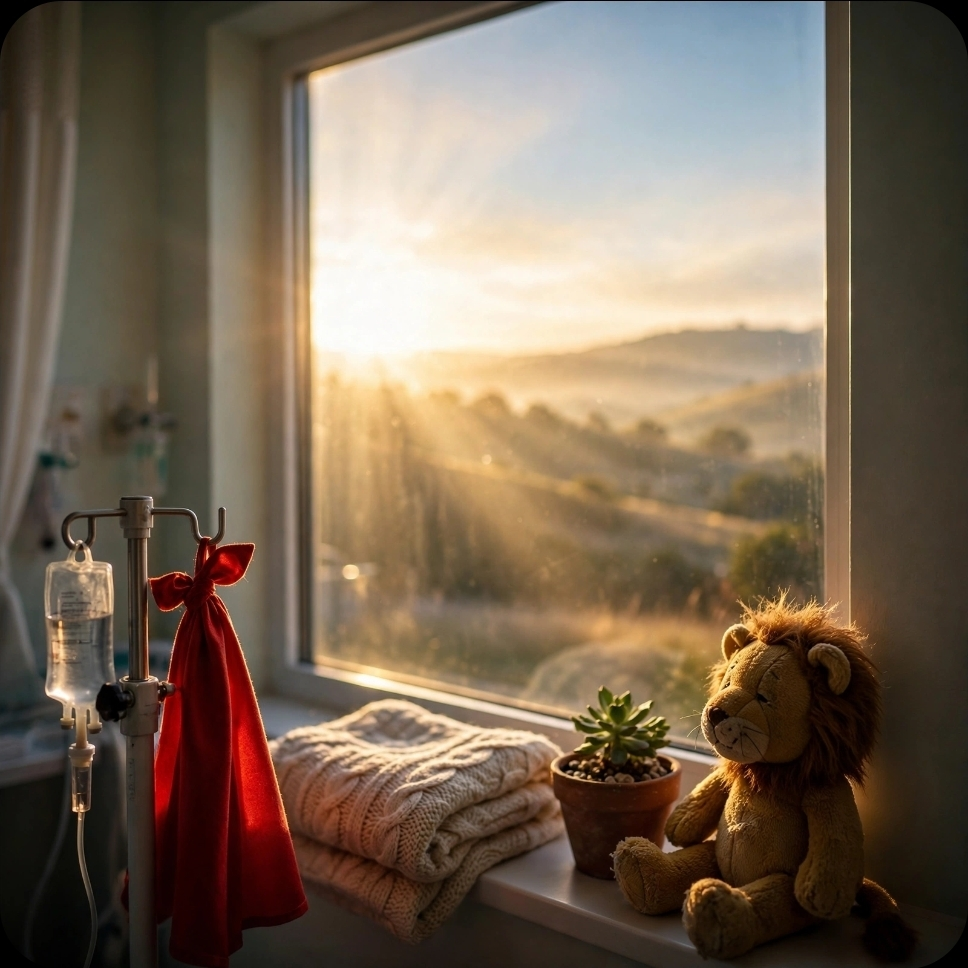
#> input picture pipeline/songs/lions_heart/scene_src.jpg, 968 x 968 px, given in place of scene_x4.png, which was not available
$ python bday_share_card.py out.png
#> lines starting #> are read from the running program, lines starting #| are printed output that depends on the picture; pictures that were not available may be replaced by others from this repository, and a replacement may not be noted
#!/usr/bin/env python3
"""Shareable Facebook birthday card (1080x1350) for It's Your Birthday: club scene, no portrait, neon HAPPY BIRTHDAY."""
import numpy as np, cv2, sys
from PIL import Image, ImageDraw, ImageFont
D = '/home/claude/songs/its_your_birthday'; W, H = 1080, 1350
BLACK = '/usr/share/fonts/opentype/inter/Inter-Black.otf'; SB = '/usr/share/fonts/opentype/inter/Inter-SemiBold.otf'
def hexc(h):
    h = h.lstrip('#'); return np.array([int(h[4:6], 16), int(h[2:4], 16), int(h[0:2], 16)], np.float32)
sc = cv2.imread(f'{D}/scene_x4.png'); sc = cv2.resize(sc, (H, H), interpolation=cv2.INTER_AREA).astype(np.float32)
#> further down, sc is the input picture: shape (968, 968, 3); mean B, G, R 84.2, 101.8, 118.6
x0 = int(0.52 * H - W / 2); img = sc[:, x0:x0 + W].copy()
yy, xx = np.mgrid[0:H, 0:W].astype(np.float32)
# darken the middle band where the text sits
band = np.exp(-((yy - 0.42 * H) / (0.24 * H)) ** 2)
img *= (1 - 0.45 * band)[..., None]
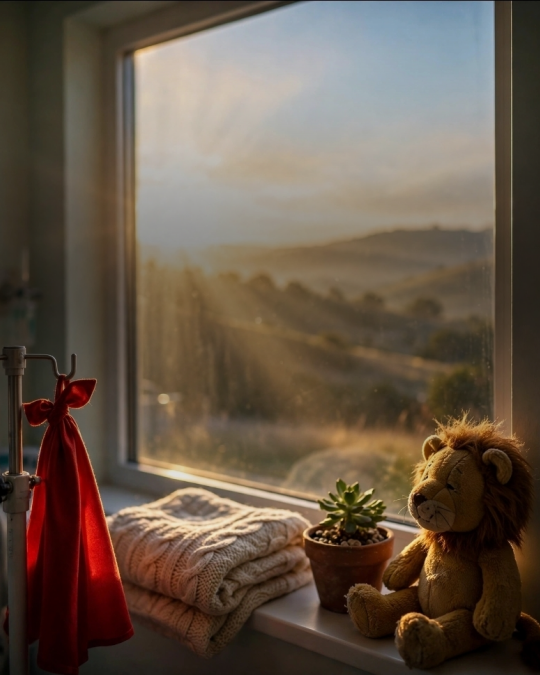
#> img: shape (1350, 1080, 3) float32 (shown at 1/2 size); mean B, G, R 72, 86.3, 101.9
img *= (1 - 0.35 * np.clip((yy - 0.85 * H) / (0.15 * H), 0, 1))[..., None]
def mask(fn):
    m = Image.new('L', (W, H), 0); fn(ImageDraw.Draw(m)); return np.asarray(m, np.float32) / 255
def styled(img, A, ft, fb, outline, ow, top, bot, glow_col=None, glow=0.0, gs=26):
    A_out = cv2.GaussianBlur(cv2.dilate(A, cv2.getStructuringElement(cv2.MORPH_ELLIPSE, (2 * ow + 1, 2 * ow + 1))), (0, 0), 0.8)
    if glow:
        g = cv2.GaussianBlur(A_out, (0, 0), gs) * glow; img = img + g[..., None] * hexc(glow_col)
    sh = cv2.GaussianBlur(np.roll(np.roll(A_out, 8, 0), 5, 1), (0, 0), 8) * 0.6
    img = img * (1 - sh[..., None]); img = img * (1 - A_out[..., None]) + hexc(outline) * A_out[..., None]
    t = np.clip((yy - top) / max(1, bot - top), 0, 1)[..., None]
    col = hexc(ft) * (1 - t) + hexc(fb) * t
    gy, gx = np.gradient(cv2.GaussianBlur(A, (0, 0), 3)); col = col + np.clip(-(gx * 0.6 + gy * 0.8) * 9, -1, 1)[..., None] * 60
    return img * (1 - A[..., None]) + np.clip(col, 0, 255) * A[..., None]
d0 = ImageDraw.Draw(Image.new('L', (8, 8)))
def fit(text, font, maxw, start):
    for sz in range(start, 20, -2):
        f = ImageFont.truetype(font, sz)
        if d0.textlength(text, font=f) <= maxw: return f
def center(text, f, y):
    w = d0.textlength(text, font=f); return mask(lambda d: d.text(((W - w) / 2, y), text, font=f, fill=255, anchor='ls'))
f1 = fit('HAPPY', BLACK, W * 0.78, 300); f2 = fit('BIRTHDAY!', BLACK, W * 0.86, 300)
y1, y2 = 0.37 * H, 0.37 * H + f2.size * 0.98
img = styled(img, center('HAPPY', f1, y1), '#fff3c4', '#ffb21f', '#3a0640', 9, y1 - f1.size * 0.72, y1, '#ff3fc8', 1.0)
#> in mask, `m = Image.new('L', (W, H), 0)`: m: PIL image 1080x1350 L; every value is 0
img = styled(img, center('BIRTHDAY!', f2, y2), '#fff3c4', '#ffb21f', '#3a0640', 9, y2 - f2.size * 0.72, y2, '#ff3fc8', 1.0)
#> call 2 of styled, with ft = '#fff3c4', fb = '#ffb21f', outline = '#3a0640', ow = 9, top = 542.1, bot = 660.2, glow_col = '#ff3fc8', glow = 1
#> in styled (call 2), `img = img + g[..., None] * hexc(glow_col)`:
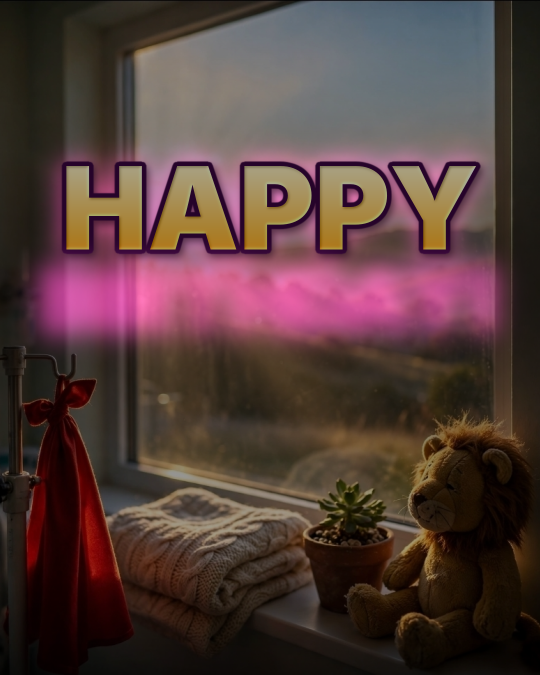
#> img: shape (1350, 1080, 3) float32 (shown at 1/2 size); mean of channels 0, 1, 2 87.2, 91.4, 125.9; drawn with min black and max white
#> in styled (call 2), `col = col + np.clip(-(gx * 0.6 + gy * 0.8) * 9, -1, 1)[..., None] * 60`:
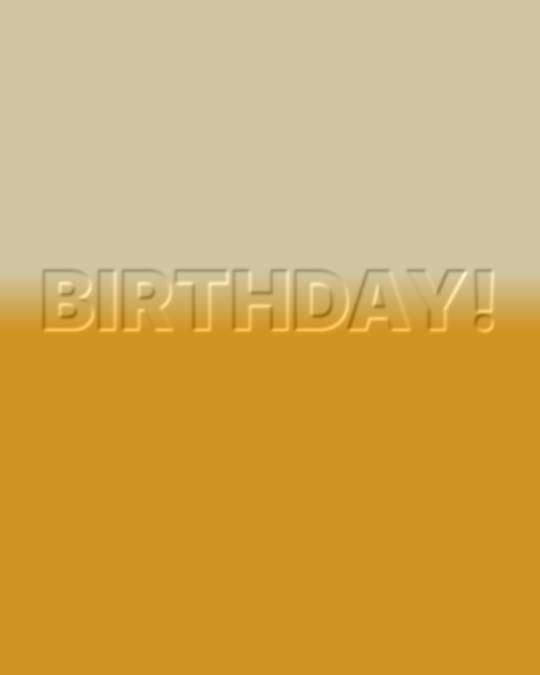
#> col: shape (1350, 1080, 3) float32 (shown at 1/2 size); mean of channels 0, 1, 2 104.4, 207.4, 255.9; drawn with min black and max white
#> in styled (call 2), `return img * (1 - A[..., None]) + np.clip(col, 0, 255) * A[..., None]`:
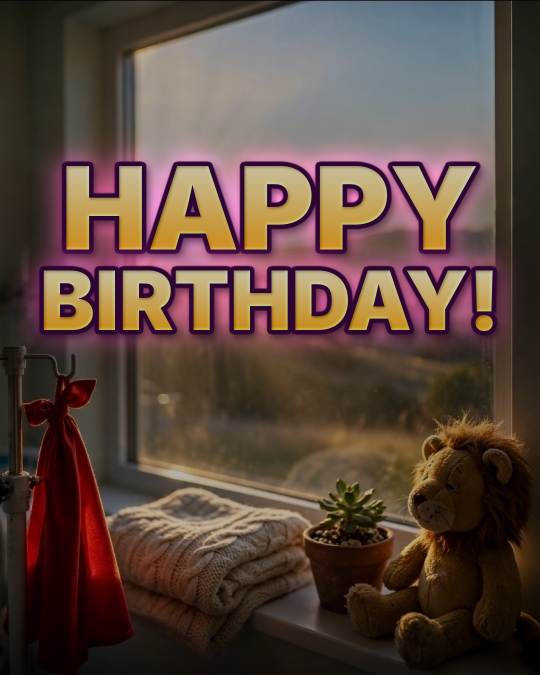
#> returned value: shape (1350, 1080, 3) float32 (shown at 1/2 size); mean of channels 0, 1, 2 78.6, 91.1, 116.9; drawn with min black and max white
f3 = ImageFont.truetype(SB, 46); y3 = y2 + 95
img = styled(img, center("Turn it up. It's your day.", f3, y3), '#ffffff', '#ffe3f6', '#3a0640', 4, y3 - 34, y3, '#5ad7ff', 0.5, 14)
#> call 3 of styled, with ft = '#ffffff', fb = '#ffe3f6', outline = '#3a0640', ow = 4, top = 721.2, bot = 755.2, glow_col = '#5ad7ff', glow = 0.5
#> in styled (call 3), `gy, gx = np.gradient(cv2.GaussianBlur(A, (0, 0), 3))`:
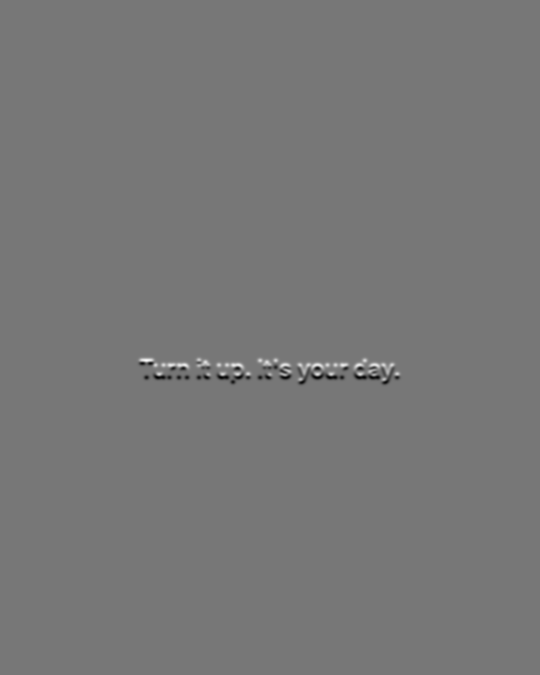
#> gy: shape (1350, 1080) float32 (shown at 1/2 size); min -0.107, max 0.121, mean -2.61e-13; drawn with min black and max white
#> in styled (call 3), `col = col + np.clip(-(gx * 0.6 + gy * 0.8) * 9, -1, 1)[..., None] * 60`:
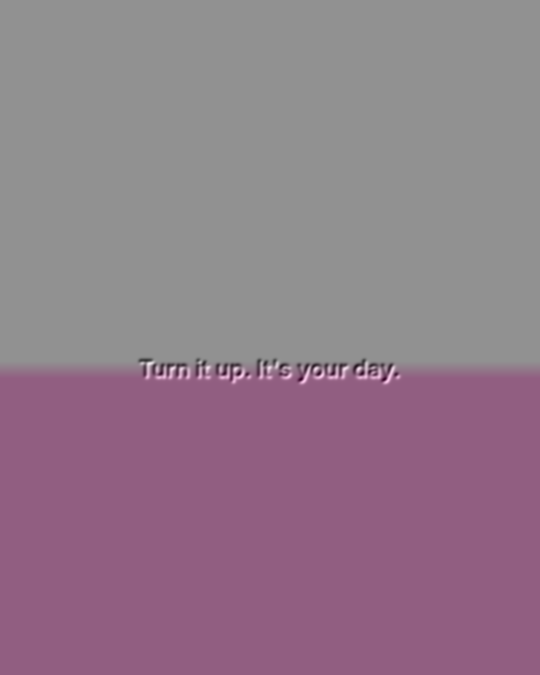
#> col: shape (1350, 1080, 3) float32 (shown at 1/2 size); mean of channels 0, 1, 2 253.1, 241.5, 255.9; drawn with min black and max white
f4 = ImageFont.truetype(SB, 34); y4 = 0.93 * H
img = styled(img, center("It's Your Birthday  ·  Zachary Patzer", f4, y4), '#ffffff', '#ffe3f6', '#1a0420', 3, y4 - 26, y4)
#> call 4 of styled, with ft = '#ffffff', fb = '#ffe3f6', outline = '#1a0420', ow = 3, top = 1229.5, bot = 1255.5, glow = 0, gs = 26
#> in styled (call 4), `sh = cv2.GaussianBlur(np.roll(np.roll(A_out, 8, 0), 5, 1), (0, 0), 8) ..`:
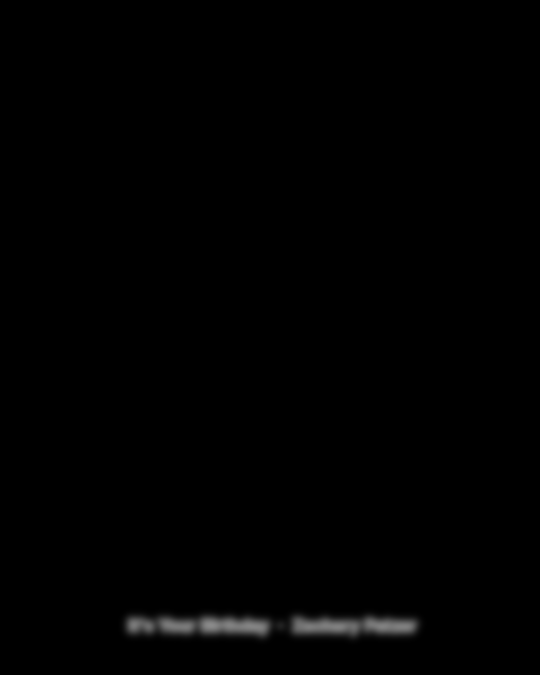
#> sh: shape (1350, 1080) float32 (shown at 1/2 size); min 0, max 0.544, mean 0.00498
cv2.imwrite(sys.argv[1], np.clip(img, 0, 255).astype(np.uint8), [cv2.IMWRITE_JPEG_QUALITY, 95]); print(sys.argv[1])
#| out.png

$ run again, on pipeline/songs/the_seventh_day/scene_src.jpg
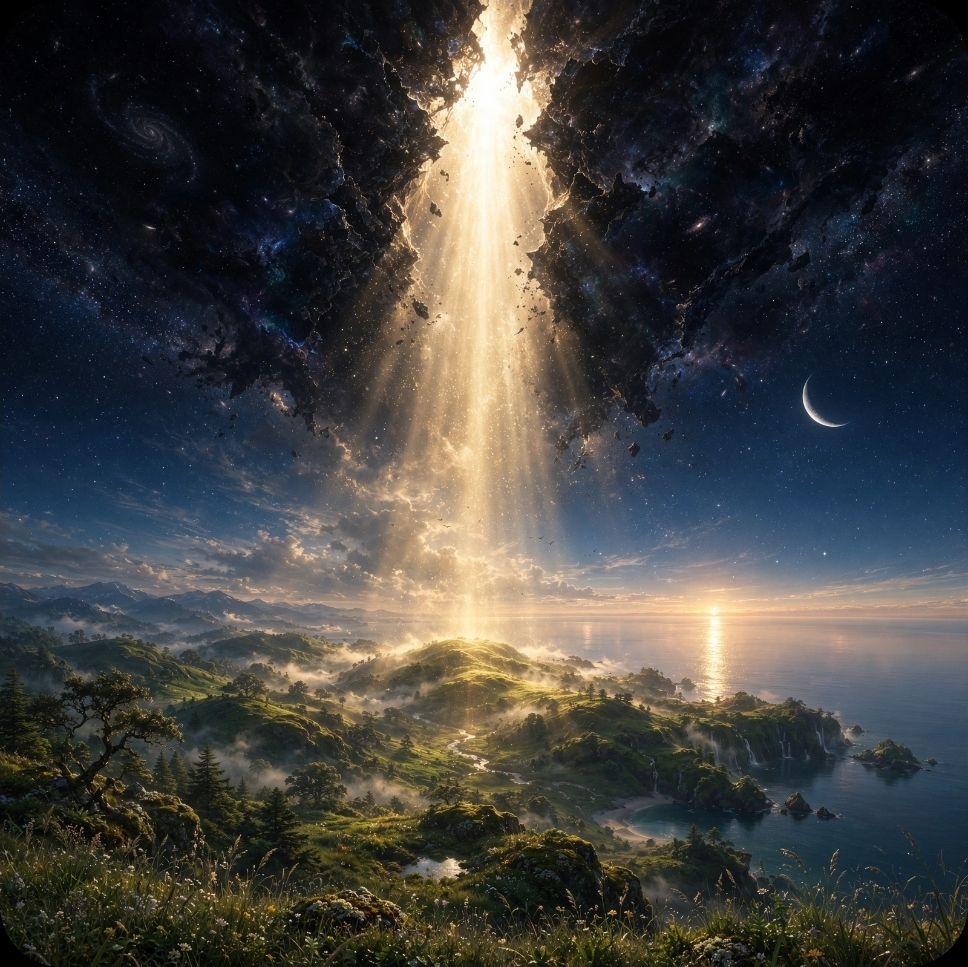
#> input picture pipeline/songs/the_seventh_day/scene_src.jpg, 968 x 967 px, given in place of scene_x4.png, which was not available
#> sc is the input picture: shape (967, 968, 3); mean B, G, R 62.9, 65.5, 66.1
#> sc: shape (1350, 1350, 3) float32
#> m: PIL image 1080x1350 L; every value is 0
#> in styled (call 2), `img = img * (1 - A_out[..., None]) + hexc(outline) * A_out[..., None]`:
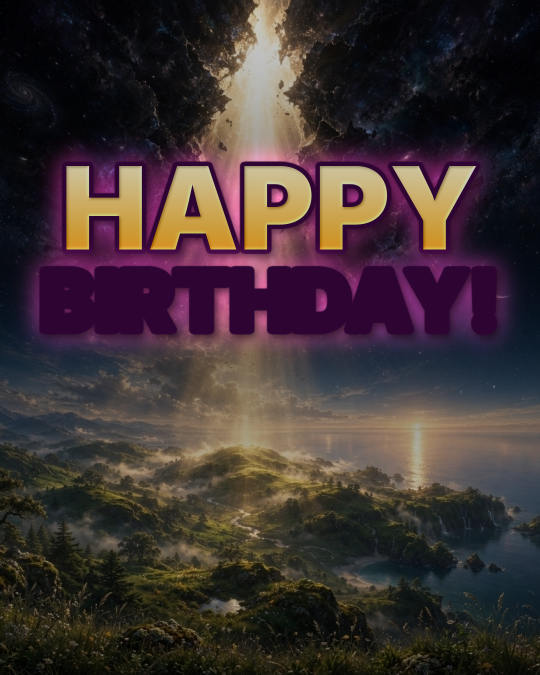
#> img: shape (1350, 1080, 3) float32 (shown at 1/2 size); mean of channels 0, 1, 2 63.5, 62.8, 78.1; drawn with min black and max white
#> in styled (call 2), `return img * (1 - A[..., None]) + np.clip(col, 0, 255) * A[..., None]`:
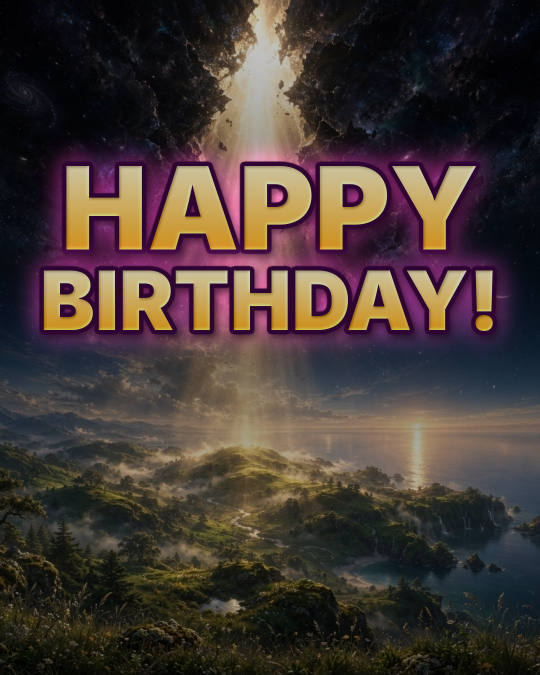
#> returned value: shape (1350, 1080, 3) float32 (shown at 1/2 size); mean of channels 0, 1, 2 65.9, 71.7, 86.5; drawn with min black and max white
#| out.png
